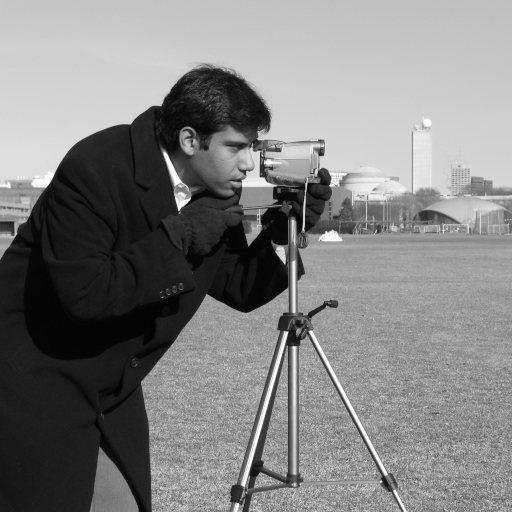
#> input picture skimage.data.camera(), 512 x 512 px
$ jupyter execute Praktikum04-Texture.ipynb   (older library calls are emulated)
#> lines starting #> are read from the running program, lines starting #| are printed output that depends on the picture; long printed decimals are rounded
## Machine Learning for Computer Vision SoSe 2022

### Praktikum 4

Experimente mit Textur

Texturmermale: Haralick features

https://scikit-image.org/docs/dev/auto_examples/features_detection/plot_glcm.html

https://scikit-image.org/docs/dev/api/skimage.feature.html#greycoprops

[cell 1]
import matplotlib.pyplot as plt
from skimage import data

[cell 2]
from skimage.feature import greycomatrix, greycoprops

[cell 3]
import numpy as np

[cell 4]
G = np.array([[0,1,0,1,2,3],[0,0,1,2,2,2],[0,0,1,1,1,2],[0,1,2,2,3,3],[0,2,2,3,3,3],[2,2,2,3,3,3]])

[cell 5]
G.shape

[cell 6]
G

[cell 7]
glcm = greycomatrix(G, distances=[1], angles=[0], levels=4,
                        symmetric=False, normed=False)

[cell 8]
a = glcm

[cell 9]
np.reshape(a, (4, 4))

Ausschnitte einer festen Größe (Patches)in dem Bild aussuschen (Angabe von Koordinaten)

[cell 10]
PATCH_SIZE = 21

# open the camera image
image = data.camera()
#> image is the input picture: shape (512, 512); min 0, max 255, mean 129.1

# select some patches from grassy areas of the image
grass_locations = [(380, 454), (442, 323), (444, 492), (455, 455)]
grass_patches = []
for loc in grass_locations:
    grass_patches.append(image[loc[0]:loc[0] + PATCH_SIZE,
                               loc[1]:loc[1] + PATCH_SIZE])
#> after the loop, grass_patches = 4 items

# select some patches from sky areas of the image
sky_locations = [(38, 34), (139, 28), (37, 437), (145, 379)]
sky_patches = []
for loc in sky_locations:
    sky_patches.append(image[loc[0]:loc[0] + PATCH_SIZE,
                             loc[1]:loc[1] + PATCH_SIZE])
#> after the loop, sky_patches = 4 items

[cell 11]
plt.imshow(image, cmap=plt.cm.gray,
          vmin=0, vmax=255)
for (y, x) in grass_locations:
    plt.plot(x + PATCH_SIZE / 2, y + PATCH_SIZE / 2, 'gs', label=str(x))
for (y, x) in sky_locations:
    plt.plot(x + PATCH_SIZE / 2, y + PATCH_SIZE / 2, 'bs', label=str(x))
plt.xlabel('Original Image')
plt.axis('image')
plt.legend()
plt.show()

Co-occurence Merkmale 'disssimilarity' und 'correlation' berechnen. Man könnte auch mehr als zwei Merkmale oder andere MErkmale berechnen (i.e. 'contrast', 'homogenity', 'ASM', 'energy').

[cell 12]
# compute some GLCM properties each patch
xs = []
ys = []
for patch in (grass_patches + sky_patches):
    glcm = greycomatrix(patch, distances=[5], angles=[0], levels=256,
                        symmetric=True, normed=True)
    xs.append(greycoprops(glcm, 'dissimilarity')[0, 0])
    ys.append(greycoprops(glcm, 'correlation')[0, 0])
#> this loop made 8 passes
#> after the loop, xs = [14.55, 21.02, 20.53, 18.8, 0.467, 0.574, 0.521, 0.539]; ys = [0.166, 0.0742, -0.0234, 0.0321, 0.65, 0.73, 0.767, 0.515]

Der Parameter 'levels' steht für die Anzahl der verwendeten Grauwerte.

Größe der GLCM (Grey Level Co-Occurence Matrix):

[cell 13]
glcm.shape
#> Out = (256, 256, 1, 1)

[cell 14]
print(greycoprops(glcm, 'dissimilarity'))
#| [[0.5387]]

[cell 15]
print(xs)
#| [14.554, 21.024, 20.533, 18.801, 0.4673, 0.5744, 0.5208, 0.5387]

[cell 16]
print(ys)
#| [0.1662, 0.07421, -0.02343, 0.03211, 0.65, 0.7304, 0.7674, 0.5152]

Ergebnisse Zeichnen: Die Merkmale 'correlation' und 'dissimilarity' lassen sich durch einen lineare Klassifikator für die 8 Punkte und zwei Klassen trennen.

'dissimilarity' alleine würde genügen, um die Punkte zu trennen.

[cell 17]
# create the figure
fig = plt.figure(figsize=(8, 8))

# display original image with locations of patches
ax = fig.add_subplot(3, 2, 1)
ax.imshow(image, cmap=plt.cm.gray,
          vmin=0, vmax=255)
for (y, x) in grass_locations:
    ax.plot(x + PATCH_SIZE / 2, y + PATCH_SIZE / 2, 'gs')
for (y, x) in sky_locations:
    ax.plot(x + PATCH_SIZE / 2, y + PATCH_SIZE / 2, 'bs')
ax.set_xlabel('Original Image')
ax.set_xticks([])
ax.set_yticks([])
ax.axis('image')

# for each patch, plot (dissimilarity, correlation)
ax = fig.add_subplot(3, 2, 2)
ax.plot(xs[:len(grass_patches)], ys[:len(grass_patches)], 'go',
        label='Grass')
ax.plot(xs[len(grass_patches):], ys[len(grass_patches):], 'bo',
        label='Sky')
ax.set_xlabel('GLCM Dissimilarity')
ax.set_ylabel('GLCM Correlation')
ax.legend()

# display the image patches
for i, patch in enumerate(grass_patches):
    ax = fig.add_subplot(3, len(grass_patches), len(grass_patches)*1 + i + 1)
    ax.imshow(patch, cmap=plt.cm.gray,
              vmin=0, vmax=255)
    ax.set_xlabel('Grass %d' % (i + 1))
#> this loop made 4 passes

for i, patch in enumerate(sky_patches):
    ax = fig.add_subplot(3, len(sky_patches), len(sky_patches)*2 + i + 1)
    ax.imshow(patch, cmap=plt.cm.gray,
              vmin=0, vmax=255)
    ax.set_xlabel('Sky %d' % (i + 1))


# display the patches and plot
fig.suptitle('Grey level co-occurrence matrix features', fontsize=14, y=1.05)
plt.tight_layout()
plt.show()

Zweite Art von Textur-Merkmalen: Gabor-Features:

https://scikit-image.org/docs/dev/api/skimage.filters.html?highlight=gabor#gabor-kernel

[cell 18]
import numpy as np
from skimage.filters import gabor_kernel
# Breite des Filters
sigma = 2
# Rotation der Sinuwellen in der Ebene
theta = 0.5 * np.pi
# Frequenz der Sinuswellen
frequency = 0.1
complex_kernel = gabor_kernel(frequency, theta=theta,sigma_x=sigma, sigma_y=sigma)

[cell 19]
fig = plt.figure()
ax1 = plt.subplot(1,2,1)
ax1.imshow(np.real(complex_kernel), cmap='gray')
ax1.set_axis_off()
ax2 = plt.subplot(1,2,2)
ax2.imshow(np.imag(complex_kernel), cmap='gray')
ax2.set_axis_off()
plt.show()

[cell 20]
def get_filter_bank():
    kernels = []
    for theta in range(4):
        theta = theta / 4. * np.pi
        for sigma in (2, 3):
            # hier nur den Realteil nehmen
            for frequency in (0.1, 0.2):
                kernel = np.real(gabor_kernel(frequency, theta=theta, sigma_x=sigma, sigma_y=sigma))
                kernels.append(kernel)
    return kernels

[cell 21]
def compute_feats(image, kernels):
    feats = np.zeros((len(kernels), 2), dtype=np.double)
    for k, kernel in enumerate(kernels):
        filtered = ndi.convolve(image, kernel, mode='wrap')
        feats[k, 0] = filtered.mean()
        feats[k, 1] = filtered.var()
    return feats

[cell 22]
kernels = get_filter_bank()

[cell 23]
kernels[13].shape

[cell 24]
from skimage import io

[cell 25]
#img = io.imread('textures/1.4.01.tiff');

[cell 26]
img = io.imread('textures/1.2.12.tiff');
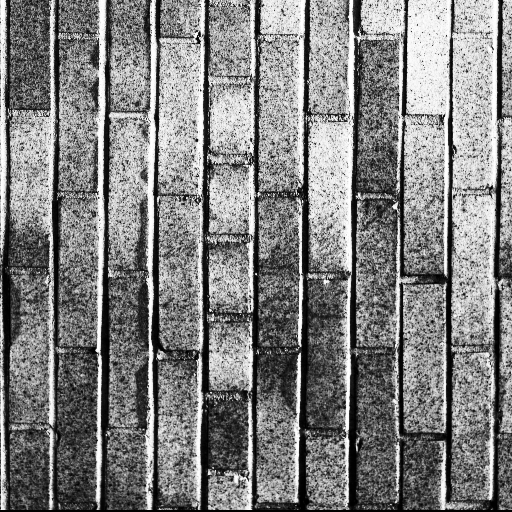
#> input picture Tasks/Practical_04/textures/1.2.12.tiff, 512 x 512 px
#> img is the input picture: shape (512, 512); min 0, max 255, mean 128.1

[cell 27]
import cv2

[cell 28]
img_small = cv2.resize(img,(250,250))

[cell 29]
from scipy import ndimage

[cell 30]
filtered = ndimage.convolve(img_small, kernels[4], mode='wrap')

[cell 31]
plt.imshow(filtered,'gray')

[cell 32]
len(kernels)

[cell 33]
fig = plt.figure()
i = 0
for kernel in kernels:
    filtered = ndimage.convolve(img, kernel, mode='wrap')
    ax = plt.subplot(4, 4, i+1)
    ax.set_axis_off()
    ax.imshow(filtered,'gray')
    i+=1
    if (i > 16):
        break
#> after the loop, i = 16
#plt.show()

[cell 34]
fig.savefig('filtered_images.png')

[cell 35]
fig = plt.figure()
i = 0
for kernel in kernels:
    ax = plt.subplot(4, 4, i+1)
    ax.set_axis_off()
    ax.imshow(kernel,'gray')
    i+=1
    if (i > 16):
        break
fig.savefig('filters.png')

Die dritte Art von Textur-Merkmalen: Local Binary Patterns

https://scikit-image.org/docs/dev/auto_examples/features_detection/plot_local_binary_pattern.html

[cell 36]
#LBPs

[cell 37]
import numpy as np
import matplotlib.pyplot as plt


METHOD = 'uniform'
plt.rcParams['font.size'] = 9


def plot_circle(ax, center, radius, color):
    circle = plt.Circle(center, radius, facecolor=color, edgecolor='0.5')
    ax.add_patch(circle)


def plot_lbp_model(ax, binary_values):
    """Draw the schematic for a local binary pattern."""
    # Geometry spec
    theta = np.deg2rad(45)
    R = 1
    r = 0.15
    w = 1.5
    gray = '0.5'

    # Draw the central pixel.
    plot_circle(ax, (0, 0), radius=r, color=gray)
    # Draw the surrounding pixels.
    for i, facecolor in enumerate(binary_values):
        x = R * np.cos(i * theta)
        y = R * np.sin(i * theta)
        plot_circle(ax, (x, y), radius=r, color=str(facecolor))

    # Draw the pixel grid.
    for x in np.linspace(-w, w, 4):
        ax.axvline(x, color=gray)
        ax.axhline(x, color=gray)

    # Tweak the layout.
    ax.axis('image')
    ax.axis('off')
    size = w + 0.2
    ax.set_xlim(-size, size)
    ax.set_ylim(-size, size)


fig, axes = plt.subplots(ncols=5, figsize=(7, 2))

titles = ['flat', 'flat', 'edge', 'corner', 'non-uniform']

binary_patterns = [np.zeros(8),
                   np.ones(8),
                   np.hstack([np.ones(4), np.zeros(4)]),
                   np.hstack([np.zeros(3), np.ones(5)]),
                   [1, 0, 0, 1, 1, 1, 0, 0]]

for ax, values, name in zip(axes, binary_patterns, titles):
    plot_lbp_model(ax, values)
    ax.set_title(name)

[cell 38]
from skimage.transform import rotate
from skimage.feature import local_binary_pattern
from skimage import data
from skimage.color import label2rgb

# settings for LBP
radius = 3
n_points = 8 * radius


def overlay_labels(image, lbp, labels):
    mask = np.logical_or.reduce([lbp == each for each in labels])
    return label2rgb(mask, image=image, bg_label=0, alpha=0.5)


def highlight_bars(bars, indexes):
    for i in indexes:
        bars[i].set_facecolor('r')


image = data.brick()
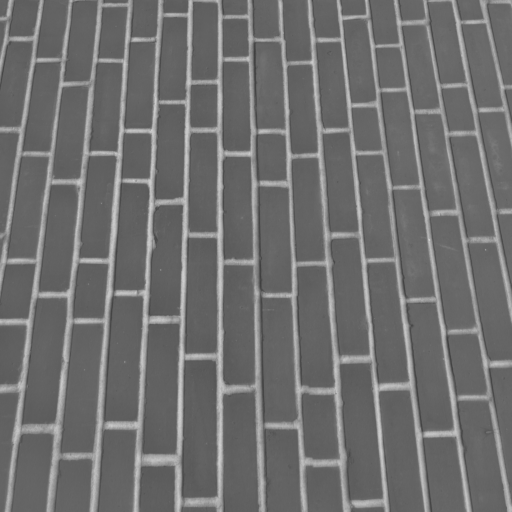
#> input picture skimage.data.brick(), 512 x 512 px
#> image is the input picture: shape (512, 512); min 63, max 207, mean 111.5
lbp = local_binary_pattern(image, n_points, radius, METHOD)


def hist(ax, lbp):
    n_bins = int(lbp.max() + 1)
    return ax.hist(lbp.ravel(), density=True, bins=n_bins, range=(0, n_bins),
                   facecolor='0.5')


# plot histograms of LBP of textures
fig, (ax_img, ax_hist) = plt.subplots(nrows=2, ncols=3, figsize=(9, 6))
plt.gray()

titles = ('edge', 'flat', 'corner')
w = width = radius - 1
edge_labels = range(n_points // 2 - w, n_points // 2 + w + 1)
flat_labels = list(range(0, w + 1)) + list(range(n_points - w, n_points + 2))
i_14 = n_points // 4            # 1/4th of the histogram
i_34 = 3 * (n_points // 4)      # 3/4th of the histogram
corner_labels = (list(range(i_14 - w, i_14 + w + 1)) +
                 list(range(i_34 - w, i_34 + w + 1)))

label_sets = (edge_labels, flat_labels, corner_labels)

for ax, labels in zip(ax_img, label_sets):
    ax.imshow(overlay_labels(image, lbp, labels))
#> this loop made 3 passes
#> pass 1, in overlay_labels, `mask = np.logical_or.reduce([lbp == each for each in labels])`:
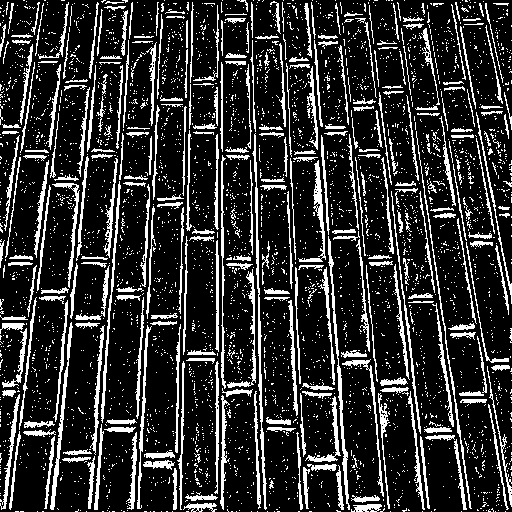
#> mask: shape (512, 512) bool; 19.1% white in thin lines or dots

for ax, labels, name in zip(ax_hist, label_sets, titles):
    counts, _, bars = hist(ax, lbp)
    highlight_bars(bars, labels)
    ax.set_ylim(top=np.max(counts[:-1]))
    ax.set_xlim(right=n_points + 2)
    ax.set_title(name)

ax_hist[0].set_ylabel('Percentage')
for ax in ax_img:
    ax.axis('off')
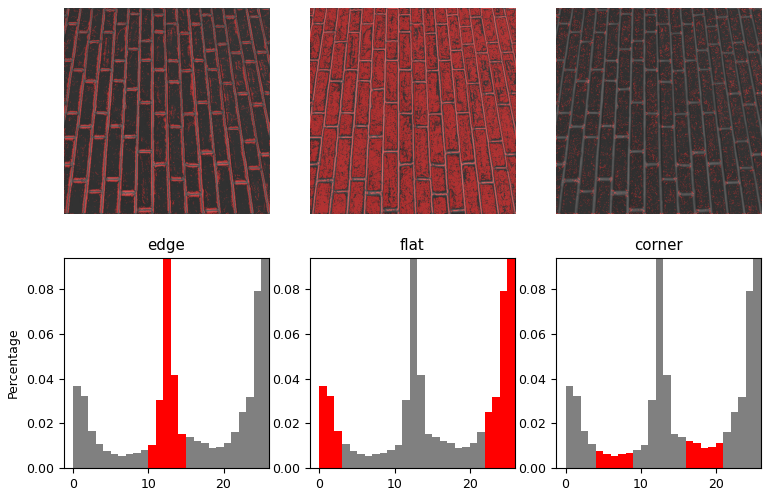
#> figure drawn by matplotlib, 6 panels; panel 4: tallest bar 0.454 high, from x = 25 to 26; panel 5: tallest bar 0.454 high, from x = 25 to 26; panel 6: tallest bar 0.454 high, from x = 25 to 26

[cell 39]
lbp.shape
#> Out = (512, 512)

[cell 40]
lbp.max()
#> Out = 25

[cell 41]
lbp_default = local_binary_pattern(image, n_points, radius, 'default')
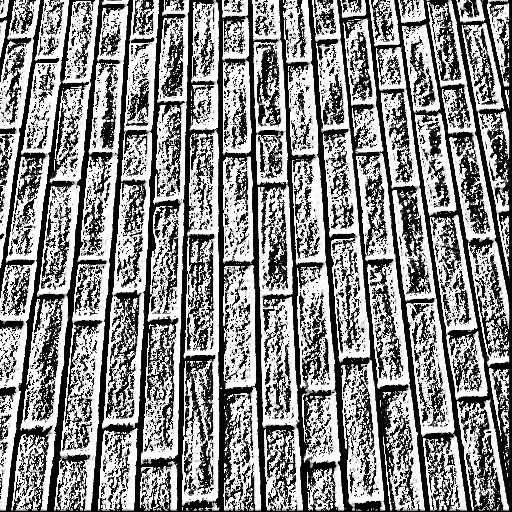
#> lbp_default: shape (512, 512) float64; min 0, max 16777215, mean 9120963.4; drawn with min black and max white

[cell 42]
lbp_default.max()
#> Out = 16777215

[cell 43]
import matplotlib.pyplot as plt
import numpy as np
from scipy import ndimage as ndi

from skimage import data
from skimage.util import img_as_float
from skimage.filters import gabor_kernel


def compute_feats(image, kernels):
    feats = np.zeros((len(kernels), 2), dtype=np.double)
    for k, kernel in enumerate(kernels):
        filtered = ndi.convolve(image, kernel, mode='wrap')
        feats[k, 0] = filtered.mean()
        feats[k, 1] = filtered.var()
    return feats


def match(feats, ref_feats):
    min_error = np.inf
    min_i = None
    for i in range(ref_feats.shape[0]):
        error = np.sum((feats - ref_feats[i, :])**2)
        if error < min_error:
            min_error = error
            min_i = i
    return min_i


# prepare filter bank kernels
kernels = []
for theta in range(4):
    theta = theta / 4. * np.pi
    for sigma in (1, 3):
        for frequency in (0.05, 0.25):
            kernel = np.real(gabor_kernel(frequency, theta=theta,
                                          sigma_x=sigma, sigma_y=sigma))
            kernels.append(kernel)
#> this loop made 4 passes
#> theta on passes 1 to 4: 0, 0.785, 1.57, 2.36
#> after the loop, kernels = 16 items


shrink = (slice(0, None, 3), slice(0, None, 3))
brick = img_as_float(data.brick())[shrink]
grass = img_as_float(data.grass())[shrink]
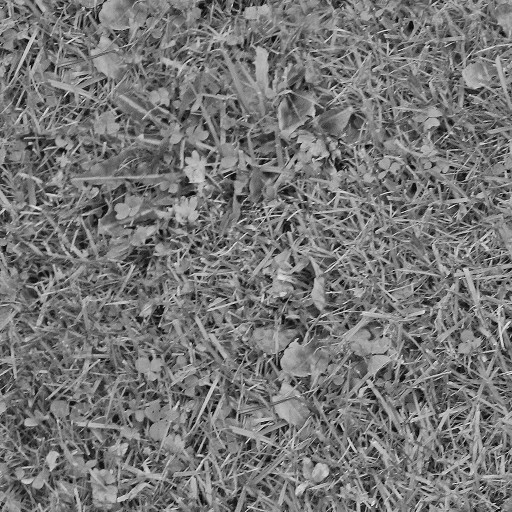
#> input picture skimage.data.grass(), 512 x 512 px
gravel = img_as_float(data.gravel())[shrink]
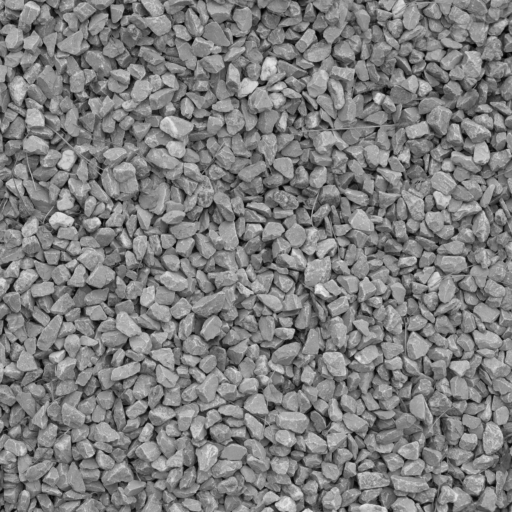
#> input picture skimage.data.gravel(), 512 x 512 px
image_names = ('brick', 'grass', 'gravel')
images = (brick, grass, gravel)

# prepare reference features
ref_feats = np.zeros((3, len(kernels), 2), dtype=np.double)
ref_feats[0, :, :] = compute_feats(brick, kernels)
#> in compute_feats, `feats = np.zeros((len(kernels), 2), dtype=np.double)`: feats = 16 rows, first 8: [0, 0], [0, 0], [0, 0], [0, 0], [0, 0], [0, 0], [0, 0], [0, 0]
#> the loop in compute_feats, `for k, kernel in enumerate(kernels):` made 16 passes
#> after the loop in compute_feats, `for k, kernel in enumerate(kernels):`: feats = 16 rows, first 8: [0.416, 0.0036], [0.127, 0.00148], [0.281, 0.000546], [0.000418, 0.00035], [0.416, 0.00354], [0.127, 0.000742], [0.283, 0.000374], [6.74e-05, 5.41e-06]
ref_feats[1, :, :] = compute_feats(grass, kernels)
#> in compute_feats (call 2), `feats = np.zeros((len(kernels), 2), dtype=np.double)`: feats = 16 rows, first 8: [0, 0], [0, 0], [0, 0], [0, 0], [0, 0], [0, 0], [0, 0], [0, 0]
#> the loop in compute_feats (call 2), `for k, kernel in enumerate(kernels):` made 16 passes
#> after the loop in compute_feats (call 2), `for k, kernel in enumerate(kernels):`: feats = 16 rows, first 8: [0.442, 0.00481], [0.135, 0.00149], [0.298, 0.000702], [0.000444, 0.000123], [0.442, 0.00481], [0.135, 0.00142], [0.301, 0.000698], [7.16e-05, 0.000114]
ref_feats[2, :, :] = compute_feats(gravel, kernels)
#> in compute_feats (call 3), `feats = np.zeros((len(kernels), 2), dtype=np.double)`: feats = 16 rows, first 8: [0, 0], [0, 0], [0, 0], [0, 0], [0, 0], [0, 0], [0, 0], [0, 0]
#> after the loop in compute_feats (call 3), `for k, kernel in enumerate(kernels):`: feats = 16 rows, first 8: [0.472, 0.00639], [0.144, 0.00173], [0.318, 0.000801], [0.000475, 0.000129], [0.472, 0.00639], [0.144, 0.00167], [0.321, 0.000773], [7.65e-05, 0.000117]

print('Rotated images matched against references using Gabor filter banks:')

print('original: brick, rotated: 30deg, match result: ', end='')
feats = compute_feats(ndi.rotate(brick, angle=190, reshape=False), kernels)
#> in compute_feats (call 4), `feats = np.zeros((len(kernels), 2), dtype=np.double)`: feats = 16 rows, first 8: [0, 0], [0, 0], [0, 0], [0, 0], [0, 0], [0, 0], [0, 0], [0, 0]
#> after the loop in compute_feats (call 4), `for k, kernel in enumerate(kernels):`: feats = 16 rows, first 8: [0.383, 0.0141], [0.117, 0.00249], [0.259, 0.00448], [0.000386, 0.000245], [0.383, 0.014], [0.117, 0.00176], [0.261, 0.00429], [6.21e-05, 7.86e-06]
print(image_names[match(feats, ref_feats)])
#> in match, `min_error = np.inf`: min_error = inf
#> the loop in match, `for i in range(ref_feats.shape[0]):` made 3 passes
#> (error, min_error) on pass 1: (0.00701, 0.00701)
#> error on passes 2 to 3: 0.0214, 0.0489
#> after the loop in match, `for i in range(ref_feats.shape[0]):`: min_error = 0.00701; min_i = 0
#| brick

print('original: brick, rotated: 70deg, match result: ', end='')
feats = compute_feats(ndi.rotate(brick, angle=70, reshape=False), kernels)
#> in compute_feats (call 5), `feats = np.zeros((len(kernels), 2), dtype=np.double)`: feats = 16 rows, first 8: [0, 0], [0, 0], [0, 0], [0, 0], [0, 0], [0, 0], [0, 0], [0, 0]
#> the loop in compute_feats (call 5), `for k, kernel in enumerate(kernels):` made 16 passes
#> after the loop in compute_feats (call 5), `for k, kernel in enumerate(kernels):`:
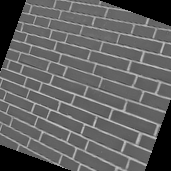
#> image: shape (171, 171) float64; min 0, max 0.82, mean 0.38
#> after the loop in compute_feats (call 5), `for k, kernel in enumerate(kernels):`: feats = 16 rows, first 8: [0.362, 0.021], [0.111, 0.00236], [0.244, 0.0076], [0.000364, 3.76e-05], [0.362, 0.021], [0.111, 0.00234], [0.246, 0.00769], [5.87e-05, 1.19e-05]
print(image_names[match(feats, ref_feats)])
#> the loop in match (call 2), `for i in range(ref_feats.shape[0]):` made 3 passes
#> (error, min_error) on pass 1: (0.0195, 0.0195)
#> error on passes 2 to 3: 0.0408, 0.0762
#| brick

print('original: grass, rotated: 145deg, match result: ', end='')
feats = compute_feats(ndi.rotate(grass, angle=145, reshape=False), kernels)
#> in compute_feats (call 6), `feats = np.zeros((len(kernels), 2), dtype=np.double)`: feats = 16 rows, first 8: [0, 0], [0, 0], [0, 0], [0, 0], [0, 0], [0, 0], [0, 0], [0, 0]
#> the loop in compute_feats (call 6), `for k, kernel in enumerate(kernels):` made 16 passes
#> after the loop in compute_feats (call 6), `for k, kernel in enumerate(kernels):`:
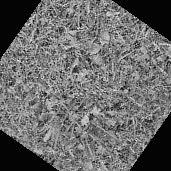
#> image: shape (171, 171) float64; min -0.0159, max 0.946, mean 0.386; drawn with min black and max white
#> after the loop in compute_feats (call 6), `for k, kernel in enumerate(kernels):`: feats = 16 rows, first 8: [0.367, 0.0301], [0.112, 0.00375], [0.247, 0.0117], [0.000369, 0.000107], [0.367, 0.0301], [0.112, 0.00371], [0.25, 0.0119], [5.95e-05, 0.000112]
print(image_names[match(feats, ref_feats)])
#| brick


def power(image, kernel):
    # Normalize images for better comparison.
    image = (image - image.mean()) / image.std()
    return np.sqrt(ndi.convolve(image, np.real(kernel), mode='wrap')**2 +
                   ndi.convolve(image, np.imag(kernel), mode='wrap')**2)

# Plot a selection of the filter bank kernels and their responses.
results = []
kernel_params = []
for theta in (0, 1):
    theta = theta / 4. * np.pi
    for frequency in (0.1, 0.4):
        kernel = gabor_kernel(frequency, theta=theta)
        params = 'theta=%d,\nfrequency=%.2f' % (theta * 180 / np.pi, frequency)
        kernel_params.append(params)
        # Save kernel and the power image for each image
        results.append((kernel, [power(img, kernel) for img in images]))
#> this loop made 2 passes
#> pass 1, in power, `image = (image - image.mean()) / image.std()`:
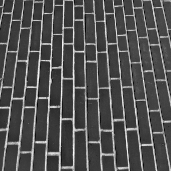
#> image: shape (171, 171) float64; min -1.75, max 3.67, mean -4.61e-16; drawn with min black and max white
#> after the loop, kernel_params = 4 items; results = 4 items

fig, axes = plt.subplots(nrows=5, ncols=4, figsize=(5, 6))
plt.gray()

fig.suptitle('Image responses for Gabor filter kernels', fontsize=12)

axes[0][0].axis('off')

# Plot original images
for label, img, ax in zip(image_names, images, axes[0][1:]):
    ax.imshow(img)
    ax.set_title(label, fontsize=9)
    ax.axis('off')
#> this loop made 3 passes
#> label on passes 1 to 3: 'brick', 'grass', 'gravel'

for label, (kernel, powers), ax_row in zip(kernel_params, results, axes[1:]):
    # Plot Gabor kernel
    ax = ax_row[0]
    ax.imshow(np.real(kernel))
    ax.set_ylabel(label, fontsize=7)
    ax.set_xticks([])
    ax.set_yticks([])

    # Plot Gabor responses with the contrast normalized for each filter
    vmin = np.min(powers)
    vmax = np.max(powers)
    for patch, ax in zip(powers, ax_row[1:]):
        ax.imshow(patch, vmin=vmin, vmax=vmax)
        ax.axis('off')
#> this loop made 4 passes
#> (vmin, vmax) on passes 1 to 4: (0.00054, 0.453), (0.000137, 0.96), (0.000193, 0.282), (6.96e-05, 0.644)

plt.show()
